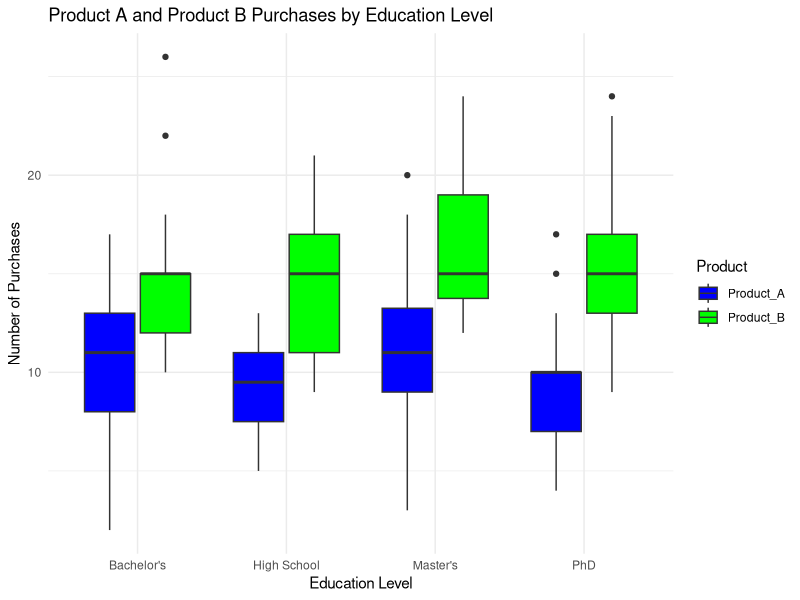
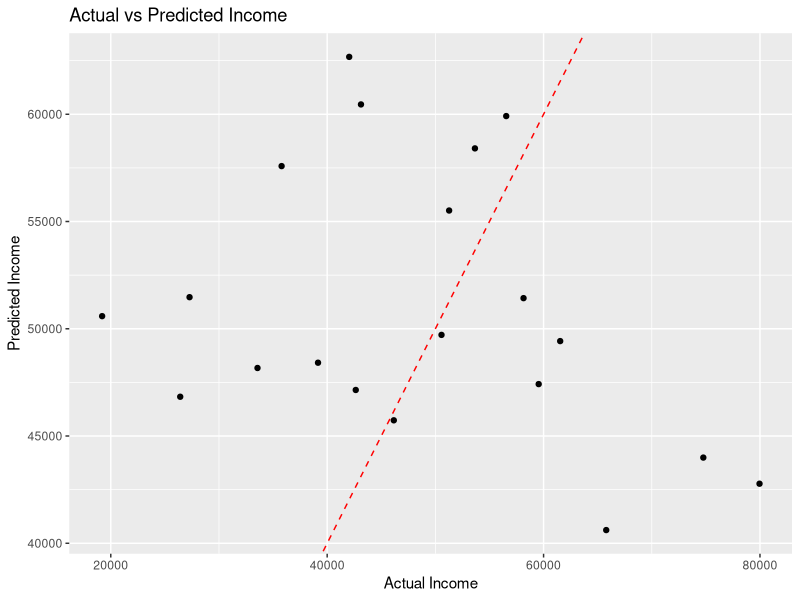
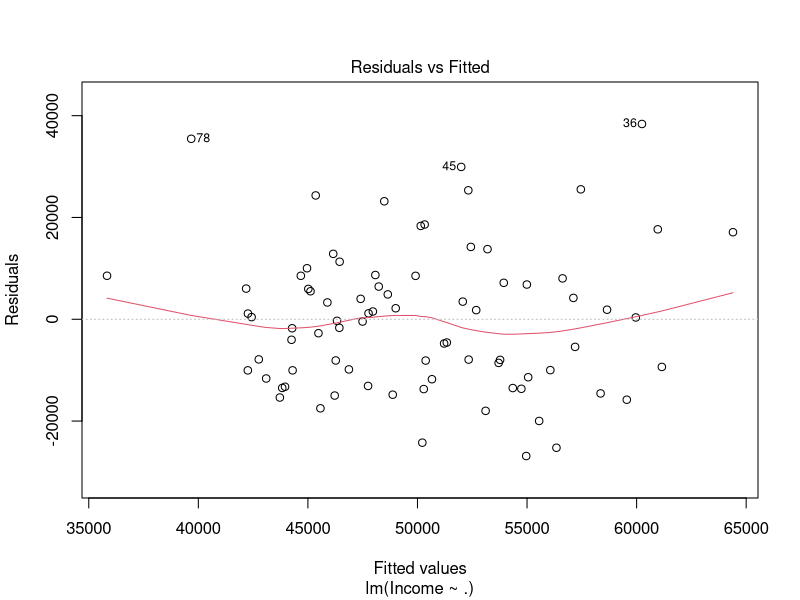
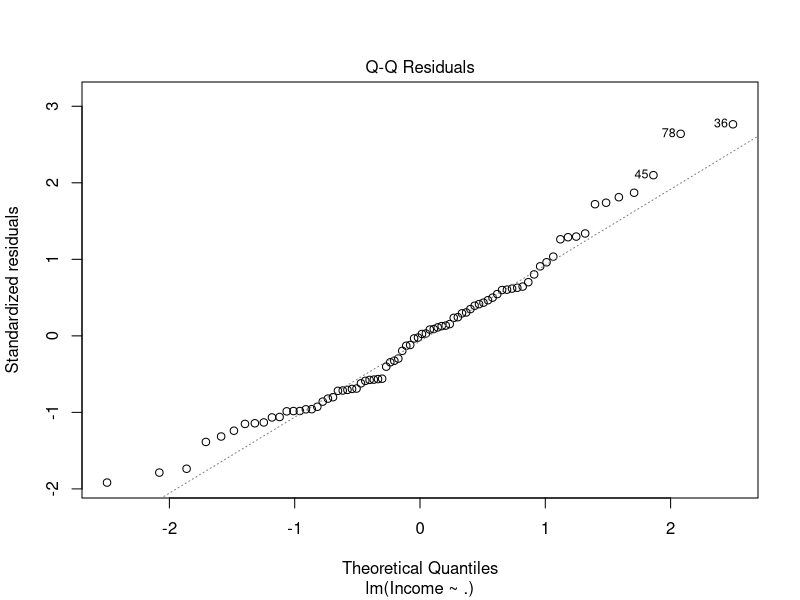
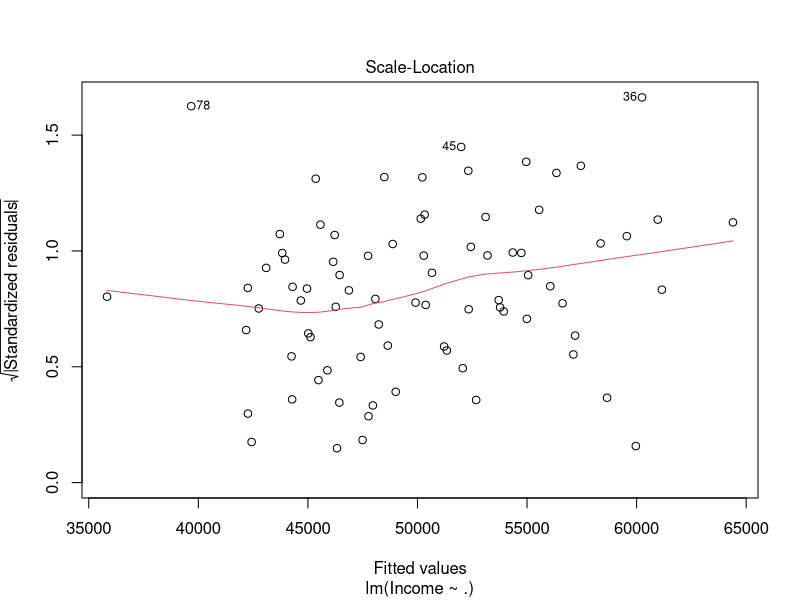
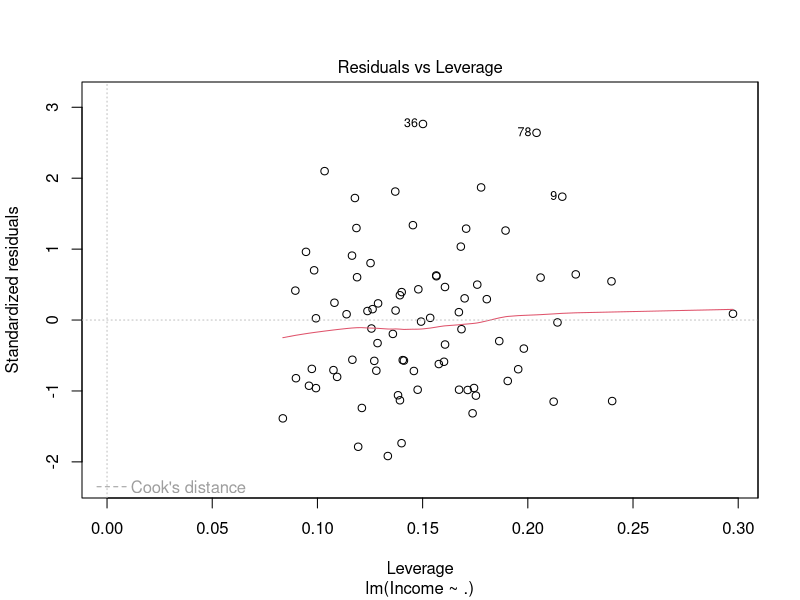

Source code (R) for these figures, in order:
## ---- chunk 1
library(dplyr)
library(tidyr)
library(kableExtra)

set.seed(123)

num_samples <- 100

data <- tibble(
  ID = 1:num_samples,
  Age = sample(18:60, num_samples, replace = TRUE),
  Gender = sample(c("Male", "Female"), num_samples, replace = TRUE),
  Income = rnorm(num_samples, mean = 50000, sd = 15000),
  Education_Level = sample(c("High School", "Bachelor's", "Master's", "PhD"), num_samples, replace = TRUE),
  Region = sample(c("North", "South", "East", "West"), num_samples, replace = TRUE),
  Product_A = rpois(num_samples, lambda = 10),
  Product_B = rpois(num_samples, lambda = 15)
)

# Displaying the dataset using kableExtra
data %>%
  head() %>%
  kable() %>%
  kable_styling()


## ---- chunk 2
library(dplyr)
library(tidyr)

# Summary statistics by Education Level for Product A and Product B
summary_stats <- data %>%
  group_by(Education_Level) %>%
  summarise(
    Mean_Product_A = mean(Product_A),
    Mean_Product_B = mean(Product_B),
    Median_Product_A = median(Product_A),
    Median_Product_B = median(Product_B),
    Total_Product_A = sum(Product_A),
    Total_Product_B = sum(Product_B)
  )

print(summary_stats)

## ---- chunk 3
library(ggplot2)

# Visualizing Product A and Product B purchases by Education Level
purchase_plot <- data %>%
  gather(Product, Purchases, Product_A, Product_B) %>%
  ggplot(aes(x = Education_Level, y = Purchases, fill = Product)) +
  geom_boxplot() +
  labs(
    title = "Product A and Product B Purchases by Education Level",
    x = "Education Level",
    y = "Number of Purchases"
  ) +
  scale_fill_manual(values = c("Product_A" = "blue", "Product_B" = "green")) +
  theme_minimal()

print(purchase_plot)
## ---- chunk 4
# Load necessary libraries
library(dplyr)
library(tidyr)
library(kableExtra)
library(caret)

set.seed(123)

# Assuming 'Income' is the target variable, creating predictors (X) and target variable (y)
X <- data %>% select(-ID, -Income)
y <- data$Income

# Splitting the data into training and testing sets (80% training, 20% testing)
train_index <- createDataPartition(y, p = 0.8, list = FALSE)
train_data <- data[train_index, ]
test_data <- data[-train_index, ]

## ---- chunk 5
# Load the necessary library
library(lmtest)

# Fit a linear regression model
lm_model <- lm(Income ~ ., data = train_data)

# Summary of the model
summary(lm_model)
## ---- chunk 6
# Making predictions on the test set
predictions <- predict(lm_model, newdata = test_data)

# Calculate model performance metrics (e.g., RMSE, R-squared)
rmse <- sqrt(mean((test_data$Income - predictions)^2))
rsquared <- summary(lm_model)$r.squared

cat("Root Mean Squared Error (RMSE):", rmse, "\n")
cat("R-squared:", rsquared, "\n")
## ---- chunk 7
# Plotting actual vs predicted values
library(ggplot2)

# Creating a data frame with actual and predicted values
results <- data.frame(Actual = test_data$Income, Predicted = predictions)

# Scatterplot
ggplot(results, aes(x = Actual, y = Predicted)) +
  geom_point() +
  geom_abline(intercept = 0, slope = 1, color = "red", linetype = "dashed") +
  labs(title = "Actual vs Predicted Income", x = "Actual Income", y = "Predicted Income")
# Diagnostic plots for linear regression
plot(lm_model)
